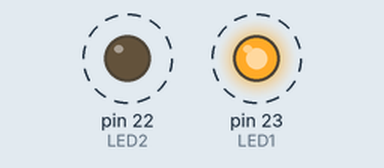
Simulated run of this sketch. Board: Arduino Mega 2560, built with avr-gcc and run on an emulated ATmega2560. On the bench: output pins drawn as LEDs (lit = HIGH). Dashed ring = blinking.

Above: at 0.05 s.
Timing chart, 0 to 3.0 s (numbered marks = the images above):
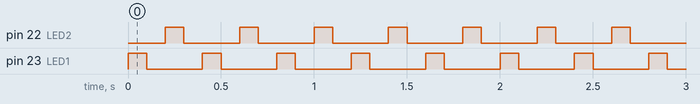

The sketch:

Test_LED.ino
```cpp
#define LED1  23
#define LED2  22

void setup() {
  pinMode(LED1, OUTPUT);
  pinMode(LED2, OUTPUT);
}

void loop() {
  digitalWrite(LED1, HIGH);
  delay(100);
   digitalWrite(LED1, LOW);
  delay(100);
   digitalWrite(LED2, HIGH);
  delay(100);
   digitalWrite(LED2, LOW);
  delay(100);

}
```

Measured:
- by itself, pin 22 (LED2), pin 23 (LED1): alternates HIGH for 0.10 s and LOW for 0.30 s
